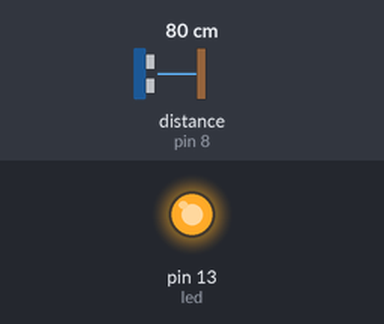
The sketch below on a simulated Arduino Uno, built with avr-gcc and run on an emulated ATmega328P. On the bench: output pins drawn as LEDs (lit = HIGH). Wiring (inferred from the names in the program): ultrasonic range finder: trigger pin 7; echo pin 8. The test bench sets the inputs (shaded band); at power-on: distance to the obstacle (sensor on pin 8) 80 cm. The echo pulse lasts 58.3 µs per cm; pins used as bus, display or sensor lines are not drawn; what the sketch prints to the serial monitor is not drawn.

Above: at 0.1 s.
Timing chart, 0 to 1.6 s (numbered marks = the images above):
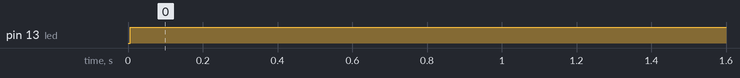

Measured:
- by itself, pin 13 (led): LOW → HIGH at 0.01 s

The sketch:

ultrasonic.ino
```cpp
#define trigPin 7
#define echoPin 8
#define led 13

void setup() {
Serial.begin (9600);
pinMode(trigPin, OUTPUT);
pinMode(echoPin, INPUT);
pinMode(led, OUTPUT);
}

void loop() {
long duration, distance;
digitalWrite(trigPin, LOW);
delayMicroseconds(2);
digitalWrite(trigPin, HIGH);
delayMicroseconds(10);
digitalWrite(trigPin, LOW);
duration = pulseIn(echoPin, HIGH);

distance = (duration/2) / 29.1;

if (distance > 0) {

 digitalWrite(led,HIGH);
 Serial.println("Light is ON");
 Serial.println(distance);
}
else {
  digitalWrite(led,LOW);
  Serial.print(distance);
  Serial.println(" cm");
  Serial.println("Out of Range");
}
delay(500);
}
```
